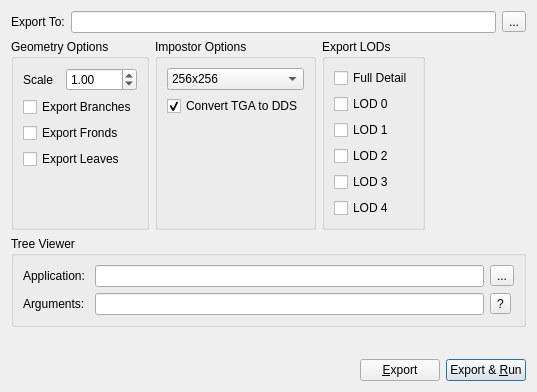
<?xml version="1.0" encoding="UTF-8"?>
<ui version="4.0">
 <class>ExportWidget</class>
 <widget class="QDialog" name="ExportWidget">
  <property name="geometry">
   <rect>
    <x>0</x>
    <y>0</y>
    <width>537</width>
    <height>392</height>
   </rect>
  </property>
  <property name="windowTitle">
   <string>Export Mesh</string>
  </property>
  <property name="sizeGripEnabled">
   <bool>false</bool>
  </property>
  <property name="modal">
   <bool>true</bool>
  </property>
  <layout class="QVBoxLayout" name="verticalLayout">
   <item>
    <layout class="QHBoxLayout" name="horizontalLayout">
     <item>
      <widget class="QLabel" name="label_2">
       <property name="text">
        <string>Export To:</string>
       </property>
      </widget>
     </item>
     <item>
      <widget class="QLineEdit" name="le_FilePath">
       <property name="toolTip">
        <string>Select a file to which to export the mesh to.</string>
       </property>
       <property name="readOnly">
        <bool>false</bool>
       </property>
      </widget>
     </item>
     <item>
      <widget class="QToolButton" name="bt_SelectFile">
       <property name="toolTip">
        <string>Select a file to which to export the mesh to.</string>
       </property>
       <property name="text">
        <string>...</string>
       </property>
       <property name="toolButtonStyle">
        <enum>Qt::ToolButtonIconOnly</enum>
       </property>
       <property name="autoRaise">
        <bool>false</bool>
       </property>
       <property name="arrowType">
        <enum>Qt::NoArrow</enum>
       </property>
      </widget>
     </item>
    </layout>
   </item>
   <item>
    <layout class="QHBoxLayout" name="horizontalLayout_2">
     <item>
      <widget class="QGroupBox" name="groupBox">
       <property name="title">
        <string>Geometry Options</string>
       </property>
       <layout class="QVBoxLayout" name="verticalLayout_4">
        <item>
         <layout class="QHBoxLayout" name="horizontalLayout_4">
          <item>
           <widget class="QLabel" name="label_4">
            <property name="text">
             <string>Scale</string>
            </property>
           </widget>
          </item>
          <item>
           <widget class="QDoubleSpinBox" name="SpinMeshScale">
            <property name="maximum">
             <double>9999.989999999999782</double>
            </property>
            <property name="singleStep">
             <double>0.100000000000000</double>
            </property>
            <property name="value">
             <double>1.000000000000000</double>
            </property>
           </widget>
          </item>
         </layout>
        </item>
        <item>
         <widget class="QCheckBox" name="check_ExportBranches">
          <property name="text">
           <string>Export Branches</string>
          </property>
         </widget>
        </item>
        <item>
         <widget class="QCheckBox" name="check_ExportFronds">
          <property name="toolTip">
           <string>If disabled, no frond geometry will be exported.</string>
          </property>
          <property name="text">
           <string>Export Fronds</string>
          </property>
         </widget>
        </item>
        <item>
         <widget class="QCheckBox" name="check_ExportLeaves">
          <property name="text">
           <string>Export Leaves</string>
          </property>
         </widget>
        </item>
        <item>
         <spacer name="verticalSpacer">
          <property name="orientation">
           <enum>Qt::Vertical</enum>
          </property>
          <property name="sizeHint" stdset="0">
           <size>
            <width>20</width>
            <height>40</height>
           </size>
          </property>
         </spacer>
        </item>
       </layout>
      </widget>
     </item>
     <item>
      <widget class="QGroupBox" name="groupBox_2">
       <property name="title">
        <string>Impostor Options</string>
       </property>
       <layout class="QVBoxLayout" name="verticalLayout_2">
        <item>
         <widget class="QComboBox" name="combo_ImpostorResolution">
          <property name="minimumSize">
           <size>
            <width>100</width>
            <height>0</height>
           </size>
          </property>
          <property name="toolTip">
           <string>&lt;html&gt;&lt;head/&gt;&lt;body&gt;&lt;p&gt;The maximum resolution at which the leafcard is exported.&lt;/p&gt;&lt;p&gt;If mipmaps shall be generated, all subsequent files get a &amp;quot;_LODn&amp;quot; appended to the base filename.&lt;/p&gt;&lt;/body&gt;&lt;/html&gt;</string>
          </property>
          <property name="currentIndex">
           <number>2</number>
          </property>
          <item>
           <property name="text">
            <string>1024x1024</string>
           </property>
          </item>
          <item>
           <property name="text">
            <string>512x512</string>
           </property>
          </item>
          <item>
           <property name="text">
            <string>256x256</string>
           </property>
          </item>
          <item>
           <property name="text">
            <string>128x128</string>
           </property>
          </item>
          <item>
           <property name="text">
            <string>64x64</string>
           </property>
          </item>
         </widget>
        </item>
        <item>
         <widget class="QCheckBox" name="check_ExportDDS">
          <property name="text">
           <string>Convert TGA to DDS</string>
          </property>
          <property name="checked">
           <bool>true</bool>
          </property>
         </widget>
        </item>
        <item>
         <spacer name="verticalSpacer_3">
          <property name="orientation">
           <enum>Qt::Vertical</enum>
          </property>
          <property name="sizeHint" stdset="0">
           <size>
            <width>20</width>
            <height>96</height>
           </size>
          </property>
         </spacer>
        </item>
       </layout>
      </widget>
     </item>
     <item>
      <widget class="QGroupBox" name="lodgroup">
       <property name="title">
        <string>Export LODs</string>
       </property>
       <layout class="QVBoxLayout" name="verticalLayout_3">
        <item>
         <widget class="QCheckBox" name="check_HighDetail">
          <property name="toolTip">
           <string>Exports the hi-res mesh.</string>
          </property>
          <property name="text">
           <string>Full Detail</string>
          </property>
         </widget>
        </item>
        <item>
         <widget class="QCheckBox" name="check_LOD0">
          <property name="toolTip">
           <string/>
          </property>
          <property name="text">
           <string>LOD 0</string>
          </property>
         </widget>
        </item>
        <item>
         <widget class="QCheckBox" name="check_LOD1">
          <property name="text">
           <string>LOD 1</string>
          </property>
         </widget>
        </item>
        <item>
         <widget class="QCheckBox" name="check_LOD2">
          <property name="text">
           <string>LOD 2</string>
          </property>
         </widget>
        </item>
        <item>
         <widget class="QCheckBox" name="check_LOD3">
          <property name="text">
           <string>LOD 3</string>
          </property>
         </widget>
        </item>
        <item>
         <widget class="QCheckBox" name="check_LOD4">
          <property name="text">
           <string>LOD 4</string>
          </property>
         </widget>
        </item>
       </layout>
      </widget>
     </item>
     <item>
      <spacer name="horizontalSpacer">
       <property name="orientation">
        <enum>Qt::Horizontal</enum>
       </property>
       <property name="sizeHint" stdset="0">
        <size>
         <width>40</width>
         <height>20</height>
        </size>
       </property>
      </spacer>
     </item>
    </layout>
   </item>
   <item>
    <widget class="QGroupBox" name="Tree">
     <property name="title">
      <string>Tree Viewer</string>
     </property>
     <layout class="QGridLayout" name="gridLayout">
      <item row="0" column="0">
       <widget class="QLabel" name="label">
        <property name="text">
         <string>Application: </string>
        </property>
       </widget>
      </item>
      <item row="0" column="1">
       <widget class="QLineEdit" name="le_ViewerApp">
        <property name="toolTip">
         <string>Select a file to which to export the mesh to.</string>
        </property>
        <property name="readOnly">
         <bool>false</bool>
        </property>
       </widget>
      </item>
      <item row="0" column="2">
       <widget class="QToolButton" name="bt_SelectViewerApp">
        <property name="toolTip">
         <string>Select a file to which to export the mesh to.</string>
        </property>
        <property name="text">
         <string>...</string>
        </property>
        <property name="toolButtonStyle">
         <enum>Qt::ToolButtonIconOnly</enum>
        </property>
        <property name="autoRaise">
         <bool>false</bool>
        </property>
        <property name="arrowType">
         <enum>Qt::NoArrow</enum>
        </property>
       </widget>
      </item>
      <item row="1" column="0">
       <widget class="QLabel" name="label_3">
        <property name="text">
         <string>Arguments:</string>
        </property>
       </widget>
      </item>
      <item row="1" column="1">
       <widget class="QLineEdit" name="le_ViewerAppArgs">
        <property name="toolTip">
         <string>Select a file to which to export the mesh to.</string>
        </property>
        <property name="readOnly">
         <bool>false</bool>
        </property>
       </widget>
      </item>
      <item row="1" column="2">
       <widget class="QToolButton" name="bt_ViewerAppArgsHelp">
        <property name="toolTip">
         <string>Select a file to which to export the mesh to.</string>
        </property>
        <property name="text">
         <string>?</string>
        </property>
        <property name="toolButtonStyle">
         <enum>Qt::ToolButtonIconOnly</enum>
        </property>
        <property name="autoRaise">
         <bool>false</bool>
        </property>
        <property name="arrowType">
         <enum>Qt::NoArrow</enum>
        </property>
       </widget>
      </item>
     </layout>
    </widget>
   </item>
   <item>
    <spacer name="verticalSpacer_2">
     <property name="orientation">
      <enum>Qt::Vertical</enum>
     </property>
     <property name="sizeHint" stdset="0">
      <size>
       <width>20</width>
       <height>40</height>
      </size>
     </property>
    </spacer>
   </item>
   <item>
    <layout class="QHBoxLayout" name="horizontalLayout_3">
     <item>
      <spacer name="horizontalSpacer_2">
       <property name="orientation">
        <enum>Qt::Horizontal</enum>
       </property>
       <property name="sizeHint" stdset="0">
        <size>
         <width>40</width>
         <height>20</height>
        </size>
       </property>
      </spacer>
     </item>
     <item>
      <widget class="QPushButton" name="bt_Export">
       <property name="text">
        <string>&amp;Export</string>
       </property>
       <property name="default">
        <bool>false</bool>
       </property>
       <property name="flat">
        <bool>false</bool>
       </property>
      </widget>
     </item>
     <item>
      <widget class="QPushButton" name="bt_ExportAndRun">
       <property name="text">
        <string>Export &amp;&amp; &amp;Run</string>
       </property>
       <property name="default">
        <bool>true</bool>
       </property>
      </widget>
     </item>
    </layout>
   </item>
  </layout>
 </widget>
 <resources/>
 <connections/>
</ui>
